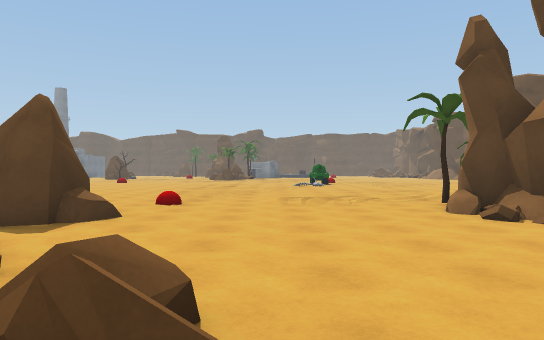
[1] (above)

24 first-person views from a walk through a scene from a Unity 3-D project. The camera is 1.3 m above the floor, looks level and sees 70° across. The floor is counted in squares, 2 m on a side. Each view is taken from the middle of a square. On the plan, view 1 faces up. The plan holds only what a view shows up to about 11 squares ahead; the rest is blank. The place goes on beyond the plan. Some animated figures are left out.

[2]
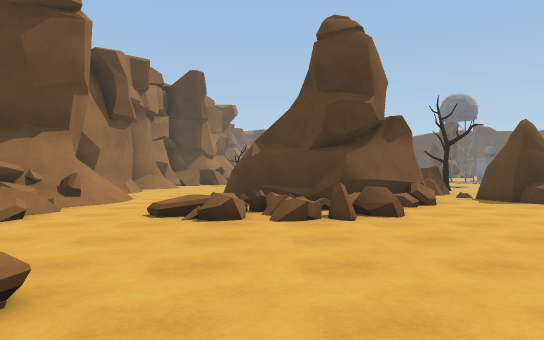

[3]
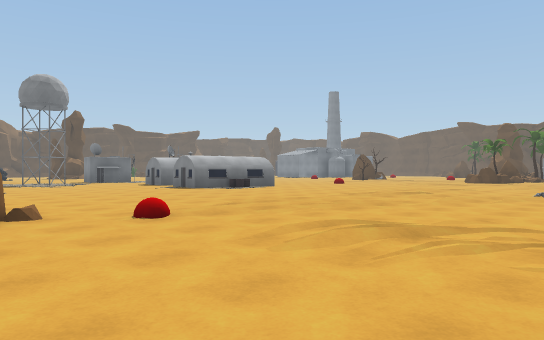

[4]
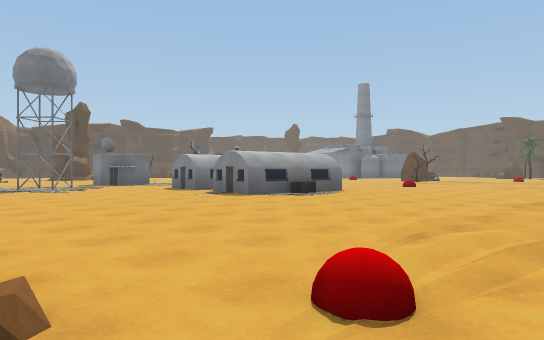

[5]
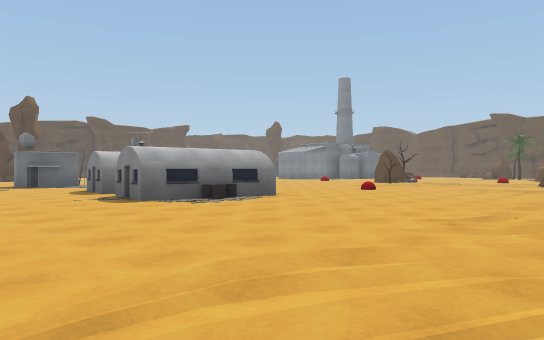

[6]
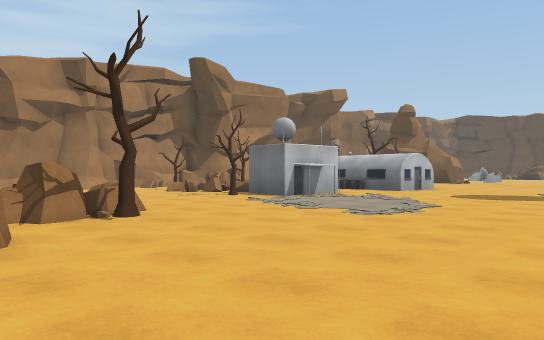

[7]
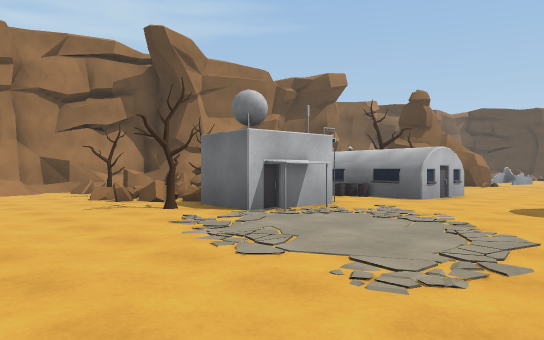

[8]
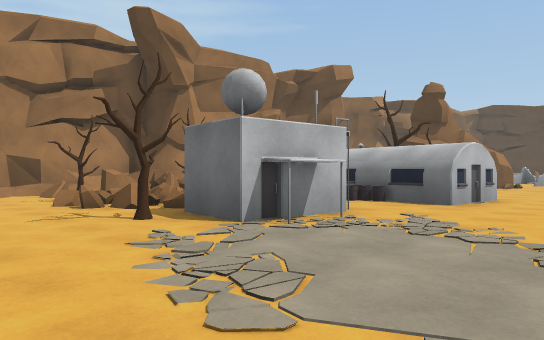

[9]
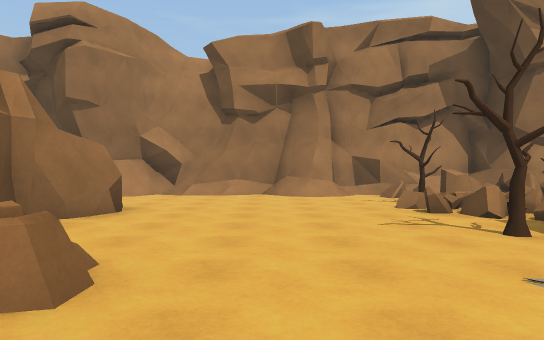

[10]
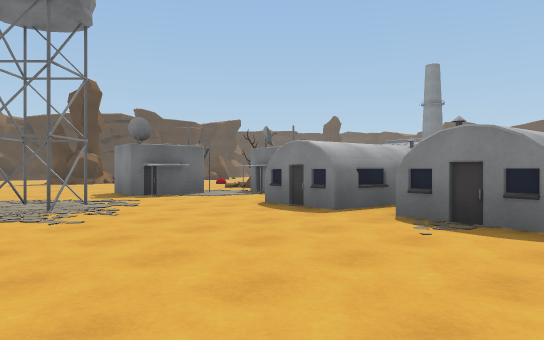

[11]
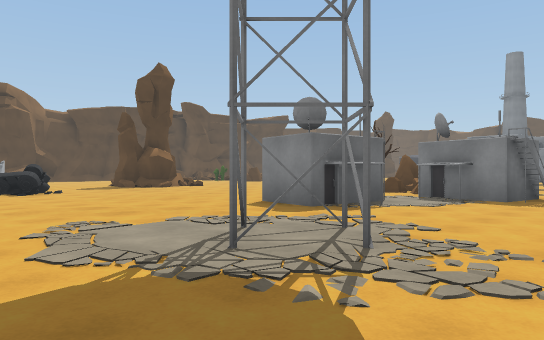

[12]
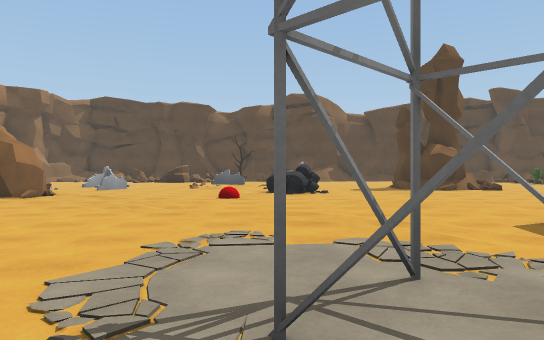

[13]
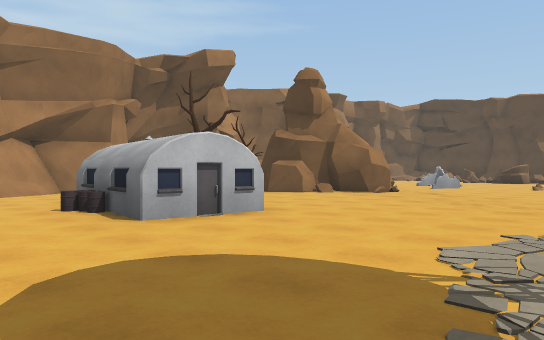

[14]
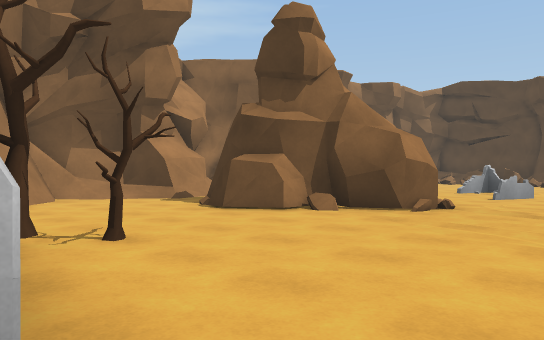

[15]
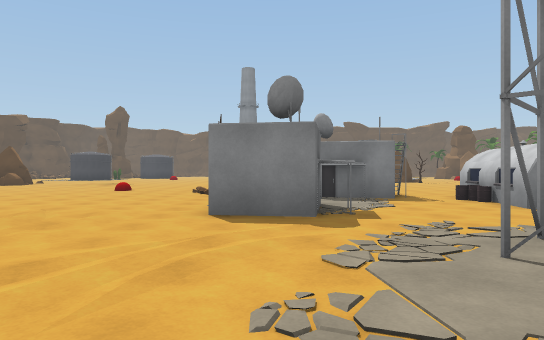

[16]
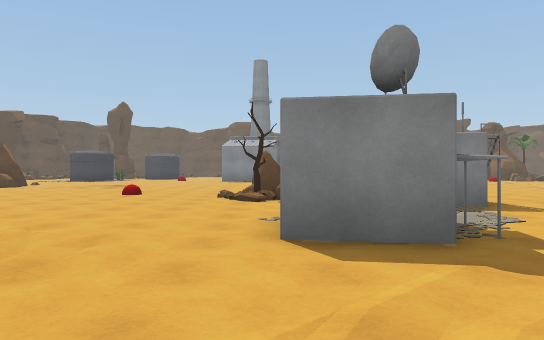

[17]
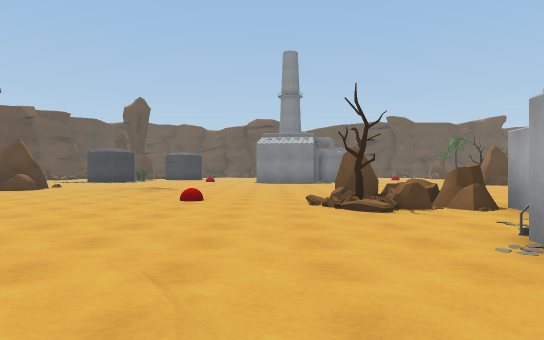

[18]
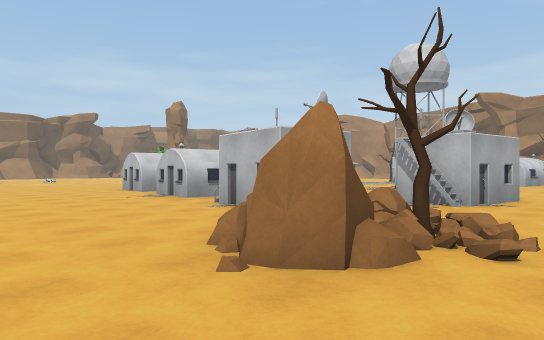

[19]
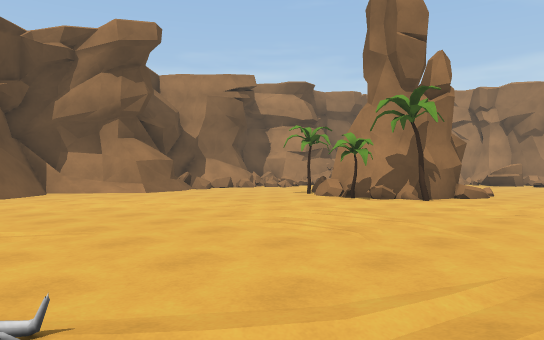

[20]
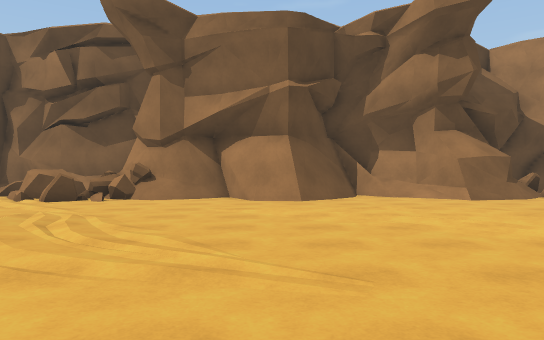

[21]
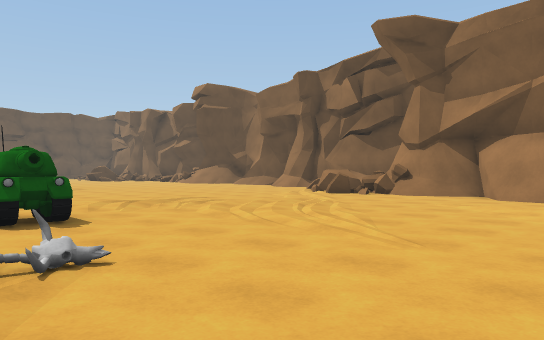

[22]
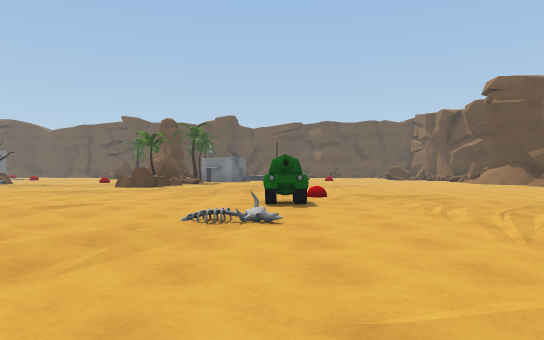

[23]
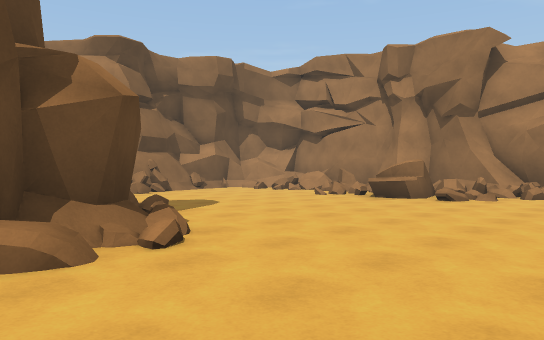

[24]
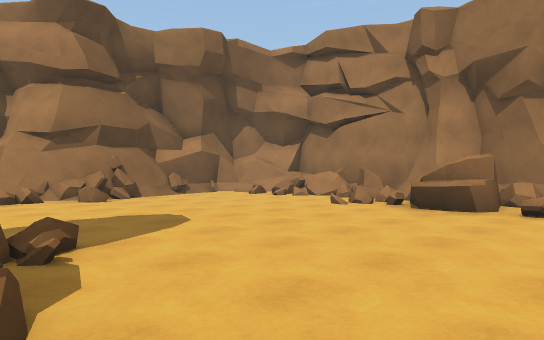

### Floor plan
Key: @ floor where view 1 was taken; # wall or solid block; x gap in a wall; . main floor; : floor 0.25 m higher than the main floor; + floor 0.5 m higher than the main floor; / step, stairs or slope; = window, fence, low wall or low ledge; ^ raised ledge; O other object.
Columns run from 26 left of view 1 to 13 right of it. Each row starts with its distance up from view 1.
 22 .........            ./.....  ......  .#
 21 ..............       ................#=#
 20 .......O..........  ................=^=#
 19 .......OO...................O.......=##
 18 ......:OOO..................O........##
 17  ........OOO.O......................./#
 16  ........OO#.OO  O..........=........##
 15  .......O...OOO  OO..................##
 14  .......O#...OO. OO...../............##
 13  ......OOO......OO....................#
 12  .....................................#
 11  ....................................##
 10  #........##.........................##
  9  ^........##.............../...O...../#
  8  ..+......................./..O##O.   #
  7  .............................###
  6  .....................OO.....##
  5  ...................O.O#......##
  4 .........OO...OO...OOO.........=.....
  3 ..##....O O..OO#....O ##.............##
  2    ##...O OO.  O.....  ##...........=##
  1    ##....OO.. x/.....####==..........##
  0     #.... .. O=/.....##...@........../#
 -1     ....  ..  #O/.... #..==....=...../#
 -2    ##../ #./===...............#==..//.
 -3    ##//#######^=......//....===#=^==
 -4     ####    ^//x.#.##//#==  =#######
 -5       #     ^#^###########  ###

Positions as (right, up) in squares from view 1, and headings:
1: (0, 0), facing up
2: (5, 0), facing left
3: (3, 5), facing up-left
4: (-1, 6), facing up-left
5: (-1, 9), facing up-left
6: (-4, 10), facing down-left
7: (-7, 8), facing down-left
8: (-8, 7), facing down-left
9: (-8, 6), facing down
10: (-8, 8), facing up-left
11: (-13, 7), facing up-left
12: (-14, 9), facing left
13: (-13, 9), facing down-left
14: (-17, 6), facing down-left
15: (-18, 7), facing up
16: (-19, 9), facing up
17: (-21, 11), facing up
18: (-21, 22), facing down-right
19: (0, 16), facing down-right
20: (2, 15), facing right
21: (1, 13), facing up-right
22: (2, 11), facing up
23: (0, 7), facing down-right
24: (2, 5), facing down-right
